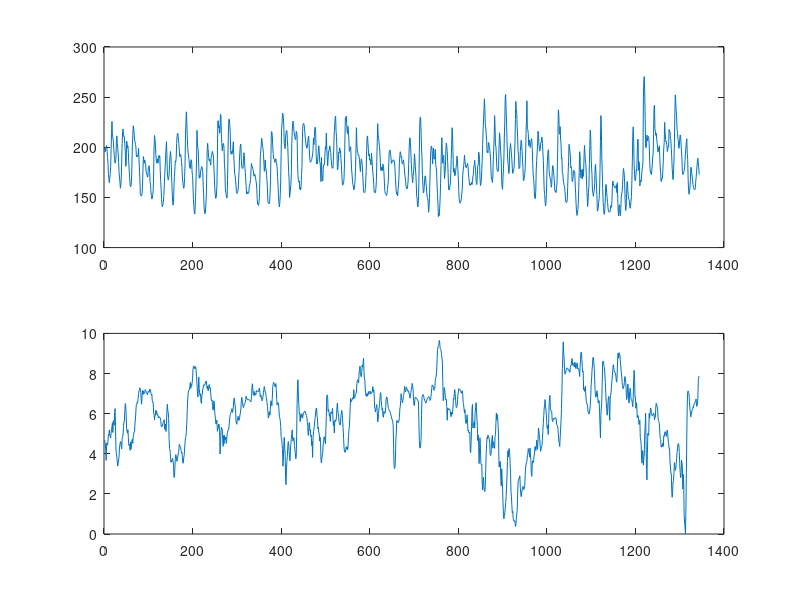

The MATLAB script that drew this image: (Note: this script raises an error after producing the figure.)
%% Loading data

load date.mat
load train_data.mat

y = train_data(:,1);
m_y = mean(y);
y = y - m_y;

u = train_data(:,2);
m_u = mean(u);
u = u - mean(u);

clearvars -except y m_y u m_u date

figure("Name","Input and output data")
subplot(211)
plot(y+m_y)
title("")
subplot(212)
plot(u+m_u)

%% Modeling the input

basicIdentification(u,50,0.05);

%% Modeling the input: ARMA model with seasonal component

A = [1 zeros(1,25)];
C = [1 0];

model_input_init = idpoly(A, [], C);
model_input_init.Structure.A.Free = [0 1 1 zeros(1,20) 1 0 1];

model_input = pem(u, model_input_init);
rar = resid(u, model_input);

basicIdentification(rar.OutputData, 50, 0.05)
present(model_input)
figure()
whitenessTest(rar.OutputData)

%% Pre-whitening
A3 = model_input.A;
C3 = model_input.C;

u_pw = modFilter(A3, C3, u);
y_pw = modFilter(A3, C3, y);

%% CCF From upw to ypw

plotCCF(u_pw, y_pw, 50);

%% Model estimation for the input part (A2, A3, B, C3)

d = 0;
r = 2;
s = 1;

A2 = [1 zeros(1,r)];
B = [zeros(1,d) 1 zeros(1,s)];
Mi = idpoly(1, B, [], [], A2);
Mi.Structure.B.Free = [zeros(1,d) ones(1,s+1)];
z_pw = iddata(y_pw, u_pw);
Mba2 = pem(z_pw, Mi);
vhat = resid(Mba2, z_pw);

plotCCF(u_pw, vhat.OutputData, 200);
basicIdentification(vhat.OutputData, 100, 0.05);
figure()
plot(vhat.OutputData);

present(Mba2)

%% Estimating the ARMA part (C1, A1)
x = y - filter(Mba2.B, Mba2.F, u);

basicIdentification(x, 200, 0.05);

%% Final model estimation

A1 = [1 0 0 zeros(1,20) 0 0 0];
A2 = [1 0 0];
B = [1 0 0];
C = 1;

Mi = idpoly(1, B, C, A1, A2);
Mi.Structure.D.Free = [0 1 1 zeros(1,20) 1 0 1];
z = iddata(y, u);
MboxJ = pem(z, Mi);

ehat = resid(MboxJ, z);

present(MboxJ);
plotCCF(u, ehat.OutputData, 50);
basicIdentification(ehat.OutputData, 50, 0.05);

figure()
whitenessTest(ehat.OutputData, 0.05, 200);


figure()
plot(ehat.OutputData)

%% Prediction with k=1

load validation_data.mat

y = validation_data(:,1) - m_y;
u = validation_data(:,2) - m_u;
model = MboxJ;

k = 1;

Ka = conv(model.D, model.F);
Kb = conv(model.D, model.B);
Kc = conv(model.F, model.C);

[F, G] = polydiv(Kc, Ka, k);
BF = conv(Kb, F);
[Fhat, Ghat] = polydiv(BF, Kc, k);

yhat = filter(Ghat, Kc, u) + filter(G, Kc, y) + filter(Fhat, 1, u);
yhat = yhat(100:end);
res = y(100:end) - yhat;

var(res)

figure()
subplot(211)
hold on
plot(yhat+m_y, "--k");
plot(y(100:end)+m_y, "b");
legend("Predicted load", "True load")
title("Predicted vs. actual load")
subplot(212)
plot(res)
title("Prediction errors")

%% Prediction with k=8

load validation_data.mat

y = validation_data(:,1) - m_y;
u = validation_data(:,2) - m_u;
model = MboxJ;

k = 8;

Ka = conv(model.D, model.F);
Kb = conv(model.D, model.B);
Kc = conv(model.F, model.C);

[F, G] = polydiv(Kc, Ka, k);
BF = conv(Kb, F);
[Fhat, Ghat] = polydiv(BF, Kc, k);

yhat = filter(Ghat, Kc, u) + filter(G, Kc, y) + filter(Fhat, 1, u);
yhat = yhat(100:end);
res = y(100:end) - yhat;

var(res)

figure()
subplot(211)
hold on
plot(yhat+m_y, "--k");
plot(y(100:end)+m_y, "b");
legend("Predicted load", "True load")
title("Predicted vs. actual load")
subplot(212)
plot(res)
title("Prediction errors")

%% Predicting with k=6 on test_data1

load test_data1.mat

y = test_data1(:,1) - m_y;
u = test_data1(:,2) - m_u;
model = MboxJ;

k = 6;

Ka = conv(model.D, model.F);
Kb = conv(model.D, model.B);
Kc = conv(model.F, model.C);

[F, G] = polydiv(Kc, Ka, k);
BF = conv(Kb, F);
[Fhat, Ghat] = polydiv(BF, Kc, k);

yhat = filter(Ghat, Kc, u) + filter(G, Kc, y) + filter(Fhat, 1, u);
yhat = yhat(100:end);
res = y(100:end) - yhat;

var(res)

figure()
subplot(211)
hold on
plot(yhat+m_y, "--k");
plot(y(100:end)+m_y, "b");
legend("Predicted load", "True load")
title("Predicted vs. actual load")
subplot(212)
plot(res)
title("Prediction errors")

%% Predicting with k=6 on test_data2

load test_data2.mat

y = test_data2(:,1) - m_y;
u = test_data2(:,2) - m_u;
model = MboxJ;

k = 6;

Ka = conv(model.D, model.F);
Kb = conv(model.D, model.B);
Kc = conv(model.F, model.C);

[F, G] = polydiv(Kc, Ka, k);
BF = conv(Kb, F);
[Fhat, Ghat] = polydiv(BF, Kc, k);

yhat = filter(Ghat, Kc, u) + filter(G, Kc, y) + filter(Fhat, 1, u);
yhat = yhat(100:end);
res = y(100:end) - yhat;

var(res)

figure()
subplot(211)
hold on
plot(yhat+m_y, "--k");
plot(y(100:end)+m_y, "b");
legend("Predicted load", "True load")
title("Predicted vs. actual load")
subplot(212)
plot(res)
title("Prediction errors")